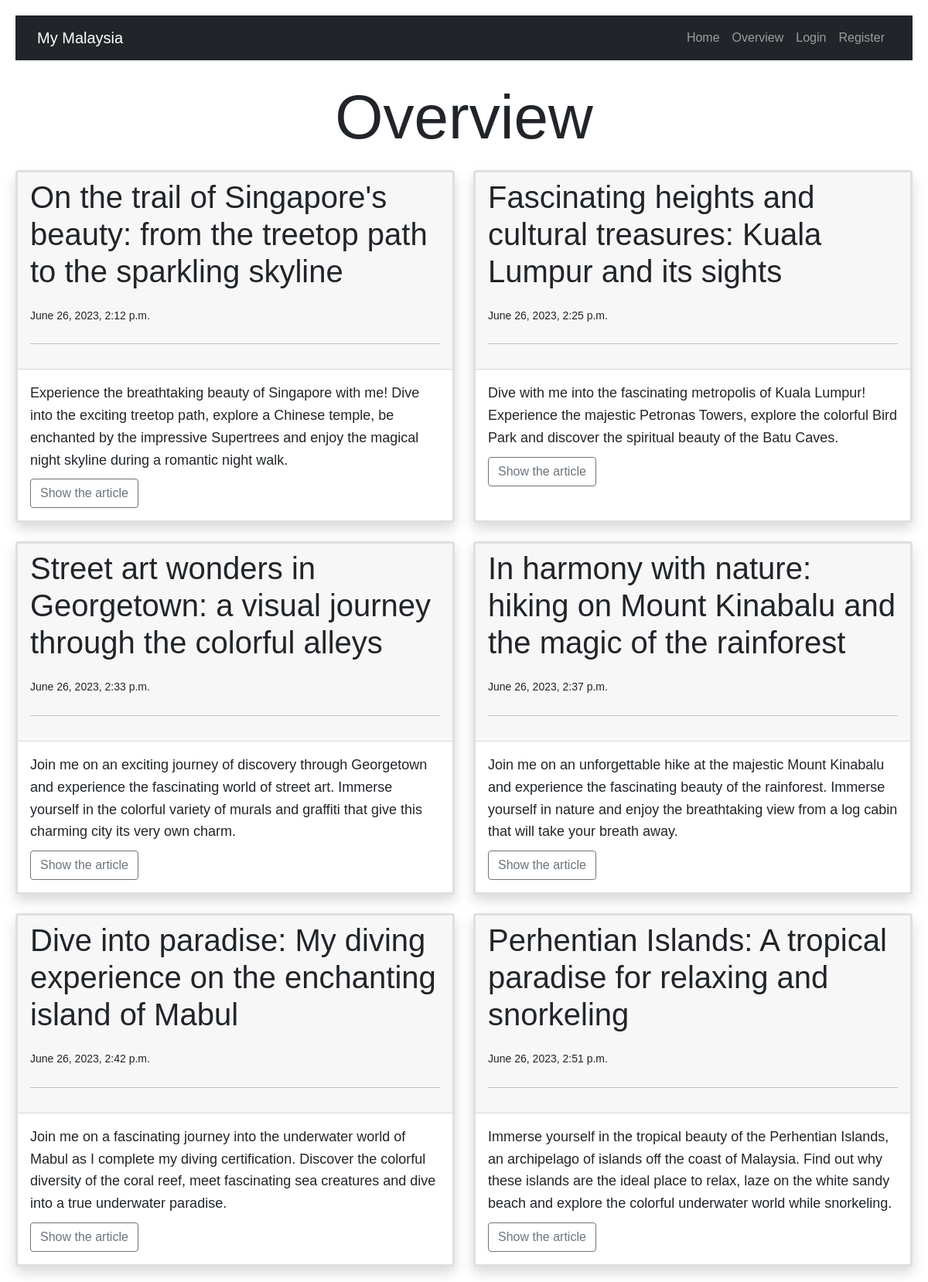
The page /overview/ on the database its author committed.
### articles/models.py (models this page shows)
class Article(models.Model):
    title = models.TextField()
    content = models.TextField()
    date_created = models.DateTimeField('Article Added',blank=True, auto_now_add=True)
    summary = models.TextField('Short Description')

### articles/views.py (the view)
def articles_overview(request):
    articles = Article.objects.all()
    context = {
        'articles': articles,
    }
    template = loader.get_template('article-overview.html')
    return HttpResponse(template.render(context, request))

### templates/article-overview.html (shortened to what this page needs)
{% extends "base.html" %}
{% block content %}
<br>
    <header>
      <center>
        <h1 class="display-1">Overview</h1>
      </center>
    </header>
    <div class="row row-cols-md-1 row-cols-lg-2 row-cols-xxl-3 g-4" data-masonry='{"percentPosition": true }'>
        {% for article in articles %}
        <div class="col">
          <div class="card h-100 border-3 shadow">
            <div class="card-header">
              <h1 class="display-6">{{ article.title }}</h1>
              <small>{{ article.date_created }}</small>
              <hr class="my-4">
            </div>
            <div class="card-body">
              <p class="card-text">{{article.summary}}</p>
              <a href="/article/{{ article.id }}"><button type="button" class="btn btn-outline-secondary">Show the article</button></a>
            </div>
          </div>
        </div>
        {% endfor %}
    </div>
{% endblock %}

### templates/base.html (style rules this page uses)
body { font-family: Arial, sans-serif; line-height: 1.6; padding: 20px; max-width: 60%%; margin: 0 auto; }
h1 { font-size: 32px; margin-bottom: 20px; }
p { font-size: 18px; margin-bottom: 10px; }

### rows shown on the page
Article: title "On the trail of Singapore's beauty: from the treetop path to the sparkling skyline", date_created "June 26, 2023, 2:12 p.m.", summary "Experience the breathtaking beauty of Singapore with me! Dive into the exciting treetop path, explore a Chinese temple, be enchanted by the impressive Supertrees and enjoy the magical night skyline during a romantic night walk."
Article: title "Fascinating heights and cultural treasures: Kuala Lumpur and its sights", date_created "June 26, 2023, 2:25 p.m.", summary "Dive with me into the fascinating metropolis of Kuala Lumpur! Experience the majestic Petronas Towers, explore the colorful Bird Park and discover the spiritual beauty of the Batu Caves."
Article: title "Street art wonders in Georgetown: a visual journey through the colorful alleys", date_created "June 26, 2023, 2:33 p.m.", summary "Join me on an exciting journey of discovery through Georgetown and experience the fascinating world of street art. Immerse yourself in the colorful variety of murals and graffiti that give this charming city its very own charm."
Article: title "In harmony with nature: hiking on Mount Kinabalu and the magic of the rainforest", date_created "June 26, 2023, 2:37 p.m.", summary "Join me on an unforgettable hike at the majestic Mount Kinabalu and experience the fascinating beauty of the rainforest. Immerse yourself in nature and enjoy the breathtaking view from a log cabin that will take your breath away."
Article: title "Dive into paradise: My diving experience on the enchanting island of Mabul", date_created "June 26, 2023, 2:42 p.m.", summary "Join me on a fascinating journey into the underwater world of Mabul as I complete my diving certification. Discover the colorful diversity of the coral reef, meet fascinating sea creatures and dive into a true underwater paradise."
Article: title "Perhentian Islands: A tropical paradise for relaxing and snorkeling", date_created "June 26, 2023, 2:51 p.m.", summary "Immerse yourself in the tropical beauty of the Perhentian Islands, an archipelago of islands off the coast of Malaysia. Find out why these islands are the ideal place to relax, laze on the white sandy beach and explore the colorful underwater world while snorkeling."
